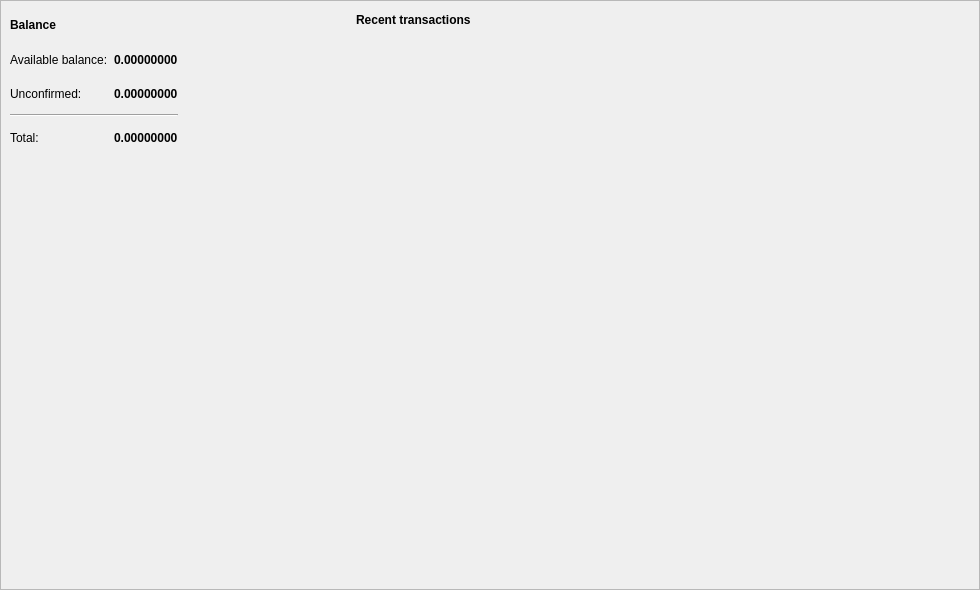
<?xml version="1.0" encoding="UTF-8"?>
<ui version="4.0">
 <class>OverviewFrame</class>
 <widget class="QFrame" name="OverviewFrame">
  <property name="geometry">
   <rect>
    <x>0</x>
    <y>0</y>
    <width>980</width>
    <height>590</height>
   </rect>
  </property>
  <property name="windowTitle">
   <string>Frame</string>
  </property>
  <property name="frameShape">
   <enum>QFrame::StyledPanel</enum>
  </property>
  <property name="frameShadow">
   <enum>QFrame::Raised</enum>
  </property>
  <layout class="QGridLayout" name="gridLayout" columnstretch="35,65">
   <property name="sizeConstraint">
    <enum>QLayout::SetDefaultConstraint</enum>
   </property>
   <property name="leftMargin">
    <number>0</number>
   </property>
   <property name="topMargin">
    <number>0</number>
   </property>
   <property name="rightMargin">
    <number>0</number>
   </property>
   <property name="bottomMargin">
    <number>0</number>
   </property>
   <property name="horizontalSpacing">
    <number>5</number>
   </property>
   <property name="verticalSpacing">
    <number>0</number>
   </property>
   <item row="0" column="0">
    <widget class="QFrame" name="m_overviewWalletFrame">
     <property name="minimumSize">
      <size>
       <width>0</width>
       <height>160</height>
      </size>
     </property>
     <property name="maximumSize">
      <size>
       <width>16777215</width>
       <height>160</height>
      </size>
     </property>
     <property name="frameShape">
      <enum>QFrame::NoFrame</enum>
     </property>
     <property name="frameShadow">
      <enum>QFrame::Raised</enum>
     </property>
     <layout class="QGridLayout" name="gridLayout_2">
      <item row="4" column="1">
       <widget class="QLabel" name="m_totalBalanceLabel">
        <property name="font">
         <font>
          <weight>75</weight>
          <bold>true</bold>
         </font>
        </property>
        <property name="text">
         <string notr="true">0.00000000</string>
        </property>
       </widget>
      </item>
      <item row="1" column="1">
       <widget class="QLabel" name="m_actualBalanceLabel">
        <property name="font">
         <font>
          <weight>75</weight>
          <bold>true</bold>
         </font>
        </property>
        <property name="text">
         <string notr="true">0.00000000</string>
        </property>
       </widget>
      </item>
      <item row="4" column="0">
       <widget class="QLabel" name="label_6">
        <property name="text">
         <string>Total:</string>
        </property>
       </widget>
      </item>
      <item row="1" column="2">
       <widget class="QLabel" name="m_tickerLabel1">
        <property name="text">
         <string notr="true"/>
        </property>
       </widget>
      </item>
      <item row="0" column="0">
       <widget class="QLabel" name="label">
        <property name="font">
         <font>
          <weight>75</weight>
          <bold>true</bold>
         </font>
        </property>
        <property name="text">
         <string>Balance</string>
        </property>
       </widget>
      </item>
      <item row="2" column="0">
       <widget class="QLabel" name="label_4">
        <property name="text">
         <string>Unconfirmed:</string>
        </property>
       </widget>
      </item>
      <item row="1" column="0">
       <widget class="QLabel" name="label_2">
        <property name="text">
         <string>Available balance:</string>
        </property>
       </widget>
      </item>
      <item row="3" column="0" colspan="2">
       <widget class="Line" name="line">
        <property name="orientation">
         <enum>Qt::Horizontal</enum>
        </property>
       </widget>
      </item>
      <item row="2" column="1">
       <widget class="QLabel" name="m_pendingBalanceLabel">
        <property name="font">
         <font>
          <weight>75</weight>
          <bold>true</bold>
         </font>
        </property>
        <property name="text">
         <string notr="true">0.00000000</string>
        </property>
       </widget>
      </item>
      <item row="4" column="2">
       <widget class="QLabel" name="m_tickerLabel3">
        <property name="text">
         <string notr="true"/>
        </property>
       </widget>
      </item>
      <item row="2" column="2">
       <widget class="QLabel" name="m_tickerLabel2">
        <property name="text">
         <string notr="true"/>
        </property>
       </widget>
      </item>
      <item row="2" column="3">
       <spacer name="horizontalSpacer_2">
        <property name="orientation">
         <enum>Qt::Horizontal</enum>
        </property>
        <property name="sizeHint" stdset="0">
         <size>
          <width>40</width>
          <height>20</height>
         </size>
        </property>
       </spacer>
      </item>
     </layout>
    </widget>
   </item>
   <item row="1" column="0" rowspan="2">
    <spacer name="verticalSpacer">
     <property name="orientation">
      <enum>Qt::Vertical</enum>
     </property>
     <property name="sizeType">
      <enum>QSizePolicy::Expanding</enum>
     </property>
     <property name="sizeHint" stdset="0">
      <size>
       <width>20</width>
       <height>425</height>
      </size>
     </property>
    </spacer>
   </item>
   <item row="0" column="1" rowspan="3">
    <widget class="QFrame" name="frame_2">
     <property name="minimumSize">
      <size>
       <width>0</width>
       <height>0</height>
      </size>
     </property>
     <property name="maximumSize">
      <size>
       <width>16777215</width>
       <height>16777215</height>
      </size>
     </property>
     <property name="frameShape">
      <enum>QFrame::NoFrame</enum>
     </property>
     <property name="frameShadow">
      <enum>QFrame::Raised</enum>
     </property>
     <layout class="QVBoxLayout" name="verticalLayout">
      <item>
       <layout class="QHBoxLayout" name="horizontalLayout">
        <item>
         <widget class="QLabel" name="label_8">
          <property name="font">
           <font>
            <weight>75</weight>
            <bold>true</bold>
           </font>
          </property>
          <property name="text">
           <string>Recent transactions</string>
          </property>
         </widget>
        </item>
        <item>
         <spacer name="horizontalSpacer">
          <property name="orientation">
           <enum>Qt::Horizontal</enum>
          </property>
          <property name="sizeHint" stdset="0">
           <size>
            <width>40</width>
            <height>20</height>
           </size>
          </property>
         </spacer>
        </item>
       </layout>
      </item>
      <item>
       <widget class="QTreeView" name="m_recentTransactionsView">
        <property name="palette">
         <palette>
          <active>
           <colorrole role="Base">
            <brush brushstyle="SolidPattern">
             <color alpha="0">
              <red>0</red>
              <green>0</green>
              <blue>0</blue>
             </color>
            </brush>
           </colorrole>
           <colorrole role="Window">
            <brush brushstyle="SolidPattern">
             <color alpha="0">
              <red>0</red>
              <green>0</green>
              <blue>0</blue>
             </color>
            </brush>
           </colorrole>
          </active>
          <inactive>
           <colorrole role="Base">
            <brush brushstyle="SolidPattern">
             <color alpha="0">
              <red>0</red>
              <green>0</green>
              <blue>0</blue>
             </color>
            </brush>
           </colorrole>
           <colorrole role="Window">
            <brush brushstyle="SolidPattern">
             <color alpha="0">
              <red>0</red>
              <green>0</green>
              <blue>0</blue>
             </color>
            </brush>
           </colorrole>
          </inactive>
          <disabled>
           <colorrole role="Base">
            <brush brushstyle="SolidPattern">
             <color alpha="0">
              <red>0</red>
              <green>0</green>
              <blue>0</blue>
             </color>
            </brush>
           </colorrole>
           <colorrole role="Window">
            <brush brushstyle="SolidPattern">
             <color alpha="0">
              <red>0</red>
              <green>0</green>
              <blue>0</blue>
             </color>
            </brush>
           </colorrole>
          </disabled>
         </palette>
        </property>
        <property name="focusPolicy">
         <enum>Qt::NoFocus</enum>
        </property>
        <property name="autoFillBackground">
         <bool>true</bool>
        </property>
        <property name="styleSheet">
         <string notr="true"/>
        </property>
        <property name="frameShape">
         <enum>QFrame::NoFrame</enum>
        </property>
        <property name="editTriggers">
         <set>QAbstractItemView::NoEditTriggers</set>
        </property>
        <property name="selectionMode">
         <enum>QAbstractItemView::NoSelection</enum>
        </property>
        <property name="rootIsDecorated">
         <bool>false</bool>
        </property>
        <property name="uniformRowHeights">
         <bool>true</bool>
        </property>
        <property name="itemsExpandable">
         <bool>false</bool>
        </property>
        <property name="headerHidden">
         <bool>true</bool>
        </property>
        <property name="expandsOnDoubleClick">
         <bool>false</bool>
        </property>
       </widget>
      </item>
     </layout>
    </widget>
   </item>
  </layout>
 </widget>
 <resources/>
 <connections/>
</ui>
